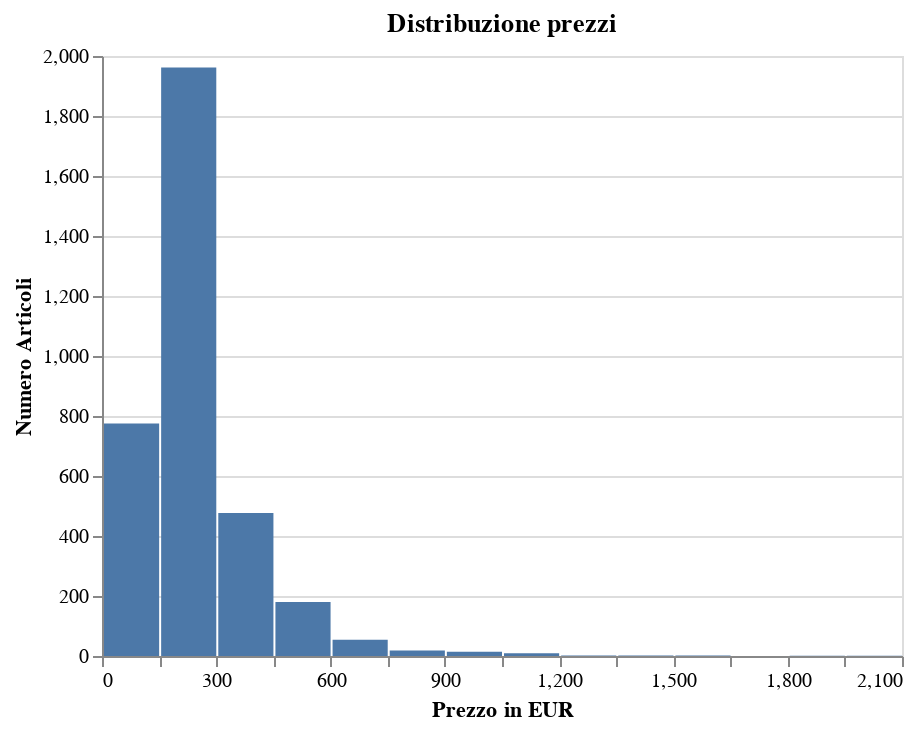

Notebook cell for this chart:
### Code cell
price_chart = alt.Chart(items_selected).mark_bar().encode(
    x='UnitPrice:Q',
    y='count()'
).encode(
    alt.X('UnitPrice:Q', bin=alt.Bin(step=150), title='Prezzo in EUR'),
    alt.Y('count()', title='Numero Articoli')
).properties(title='Distribuzione prezzi')
alt.hconcat(price_chart)

### Figure 1 — Vega-Lite specification as saved in the notebook (floating-point values rounded to 4 significant figures; data arrays with more than 128 entries replaced by an {"elided": "..."} marker saying what was removed)
{"config": {"view": {"continuousWidth": 400, "continuousHeight": 300}}, "hconcat": [{"mark": "bar", "encoding": {"x": {"bin": {"step": 150}, "field": "UnitPrice", "title": "Prezzo in EUR", "type": "quantitative"}, "y": {"aggregate": "count", "title": "Numero Articoli", "type": "quantitative"}}, "title": "Distribuzione prezzi"}], "data": {"name": "data-11758e4ca34e83885295880f349cd169"}, "$schema": "https://vega.github.io/schema/vega-lite/v4.17.0.json", "datasets": {"data-11758e4ca34e83885295880f349cd169": {"elided": "3497 records"}}}
